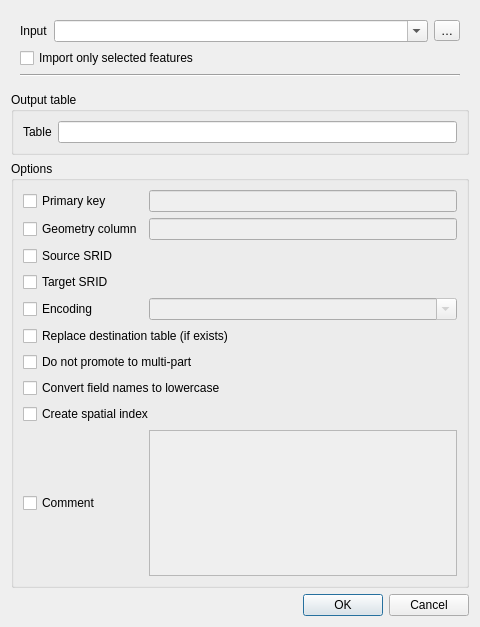
<?xml version="1.0" encoding="UTF-8"?>
<ui version="4.0">
 <class>QgsPostgresImportVectorLayerDialog</class>
 <widget class="QDialog" name="QgsPostgresImportVectorLayerDialog">
  <property name="geometry">
   <rect>
    <x>0</x>
    <y>0</y>
    <width>480</width>
    <height>627</height>
   </rect>
  </property>
  <property name="windowTitle">
   <string>Import vector layer</string>
  </property>
  <layout class="QVBoxLayout" name="verticalLayout">
   <item>
    <widget class="QWidget" name="mWdgInput" native="true">
     <layout class="QGridLayout" name="gridLayout_3">
      <item row="1" column="0">
       <widget class="QLabel" name="label_5">
        <property name="sizePolicy">
         <sizepolicy hsizetype="Fixed" vsizetype="Preferred">
          <horstretch>0</horstretch>
          <verstretch>0</verstretch>
         </sizepolicy>
        </property>
        <property name="text">
         <string>Input</string>
        </property>
       </widget>
      </item>
      <item row="2" column="0" colspan="4">
       <layout class="QHBoxLayout" name="horizontalLayout_2">
        <item>
         <widget class="QCheckBox" name="mChkSelectedFeatures">
          <property name="text">
           <string>Import only selected features</string>
          </property>
         </widget>
        </item>
        <item>
         <spacer name="horizontalSpacer">
          <property name="orientation">
           <enum>Qt::Horizontal</enum>
          </property>
          <property name="sizeHint" stdset="0">
           <size>
            <width>40</width>
            <height>20</height>
           </size>
          </property>
         </spacer>
        </item>
       </layout>
      </item>
      <item row="1" column="1" colspan="2">
       <widget class="QComboBox" name="mCboInputLayer">
        <property name="sizePolicy">
         <sizepolicy hsizetype="Expanding" vsizetype="Fixed">
          <horstretch>0</horstretch>
          <verstretch>0</verstretch>
         </sizepolicy>
        </property>
        <property name="editable">
         <bool>true</bool>
        </property>
        <property name="insertPolicy">
         <enum>QComboBox::NoInsert</enum>
        </property>
       </widget>
      </item>
      <item row="3" column="0" colspan="4">
       <widget class="Line" name="line">
        <property name="orientation">
         <enum>Qt::Horizontal</enum>
        </property>
       </widget>
      </item>
      <item row="1" column="3">
       <widget class="QToolButton" name="mBtnChooseInputFile">
        <property name="text">
         <string>…</string>
        </property>
       </widget>
      </item>
     </layout>
    </widget>
   </item>
   <item>
    <widget class="QGroupBox" name="mGroupBoxOutput">
     <property name="title">
      <string>Output table</string>
     </property>
     <layout class="QGridLayout" name="gridLayout_2">
      <item row="0" column="0">
       <widget class="QLabel" name="label_3">
        <property name="text">
         <string>Table</string>
        </property>
       </widget>
      </item>
      <item row="0" column="1">
       <widget class="QLineEdit" name="mEditTable"/>
      </item>
     </layout>
    </widget>
   </item>
   <item>
    <widget class="QGroupBox" name="mGroupBoxSettings">
     <property name="title">
      <string>Options</string>
     </property>
     <layout class="QGridLayout" name="gridLayout">
      <item row="5" column="0" colspan="2">
       <widget class="QCheckBox" name="mChkDropTable">
        <property name="text">
         <string>Replace destination table (if exists)</string>
        </property>
       </widget>
      </item>
      <item row="0" column="0">
       <widget class="QCheckBox" name="mChkPrimaryKey">
        <property name="text">
         <string>Primary key</string>
        </property>
       </widget>
      </item>
      <item row="0" column="1">
       <widget class="QLineEdit" name="mEditPrimaryKey">
        <property name="enabled">
         <bool>false</bool>
        </property>
       </widget>
      </item>
      <item row="1" column="0">
       <widget class="QCheckBox" name="mChkGeomColumn">
        <property name="text">
         <string>Geometry column</string>
        </property>
       </widget>
      </item>
      <item row="1" column="1">
       <widget class="QLineEdit" name="mEditGeomColumn">
        <property name="enabled">
         <bool>false</bool>
        </property>
       </widget>
      </item>
      <item row="4" column="0">
       <widget class="QCheckBox" name="mChkEncoding">
        <property name="toolTip">
         <string>Input layer encoding</string>
        </property>
        <property name="text">
         <string>Encoding</string>
        </property>
       </widget>
      </item>
      <item row="4" column="1">
       <widget class="QComboBox" name="mCboEncoding">
        <property name="enabled">
         <bool>false</bool>
        </property>
        <property name="editable">
         <bool>true</bool>
        </property>
       </widget>
      </item>
      <item row="7" column="0" colspan="2">
       <widget class="QCheckBox" name="mChkSinglePart">
        <property name="text">
         <string>Do not promote to multi-part</string>
        </property>
       </widget>
      </item>
      <item row="9" column="0" colspan="2">
       <widget class="QCheckBox" name="mChkSpatialIndex">
        <property name="text">
         <string>Create spatial index</string>
        </property>
       </widget>
      </item>
      <item row="8" column="0" colspan="2">
       <widget class="QCheckBox" name="mChkLowercaseFieldNames">
        <property name="text">
         <string>Convert field names to lowercase</string>
        </property>
       </widget>
      </item>
      <item row="3" column="0">
       <widget class="QCheckBox" name="mChkTargetSrid">
        <property name="text">
         <string>Target SRID</string>
        </property>
       </widget>
      </item>
      <item row="2" column="0">
       <widget class="QCheckBox" name="mChkSourceSrid">
        <property name="text">
         <string>Source SRID</string>
        </property>
       </widget>
      </item>
      <item row="10" column="0">
       <widget class="QCheckBox" name="mChkComment">
        <property name="text">
         <string>Comment</string>
        </property>
       </widget>
      </item>
      <item row="10" column="1">
       <widget class="QTextEdit" name="mEditComment">
        <property name="enabled">
         <bool>false</bool>
        </property>
       </widget>
      </item>
      <item row="2" column="1">
       <widget class="QgsProjectionSelectionWidget" name="mWidgetSourceSrid" native="true"/>
      </item>
      <item row="3" column="1">
       <widget class="QgsProjectionSelectionWidget" name="mWidgetTargetSrid" native="true"/>
      </item>
     </layout>
    </widget>
   </item>
   <item>
    <widget class="QDialogButtonBox" name="mButtonBox">
     <property name="orientation">
      <enum>Qt::Horizontal</enum>
     </property>
     <property name="standardButtons">
      <set>QDialogButtonBox::Cancel|QDialogButtonBox::Ok</set>
     </property>
    </widget>
   </item>
  </layout>
  <zorder>mGroupBoxSettings</zorder>
  <zorder>mButtonBox</zorder>
  <zorder>mGroupBoxOutput</zorder>
  <zorder>mWdgInput</zorder>
 </widget>
 <customwidgets>
  <customwidget>
   <class>QgsProjectionSelectionWidget</class>
   <extends>QWidget</extends>
   <header>qgsprojectionselectionwidget.h</header>
   <container>1</container>
  </customwidget>
 </customwidgets>
 <tabstops>
  <tabstop>mCboInputLayer</tabstop>
  <tabstop>mBtnChooseInputFile</tabstop>
  <tabstop>mChkSelectedFeatures</tabstop>
  <tabstop>mChkPrimaryKey</tabstop>
  <tabstop>mEditPrimaryKey</tabstop>
  <tabstop>mChkGeomColumn</tabstop>
  <tabstop>mEditGeomColumn</tabstop>
  <tabstop>mChkSourceSrid</tabstop>
  <tabstop>mChkTargetSrid</tabstop>
  <tabstop>mChkEncoding</tabstop>
  <tabstop>mCboEncoding</tabstop>
  <tabstop>mChkDropTable</tabstop>
  <tabstop>mChkSinglePart</tabstop>
  <tabstop>mChkLowercaseFieldNames</tabstop>
  <tabstop>mChkSpatialIndex</tabstop>
 </tabstops>
 <resources/>
 <connections>
  <connection>
   <sender>mButtonBox</sender>
   <signal>rejected()</signal>
   <receiver>QgsPostgresImportVectorLayerDialog</receiver>
   <slot>reject()</slot>
   <hints>
    <hint type="sourcelabel">
     <x>343</x>
     <y>617</y>
    </hint>
    <hint type="destinationlabel">
     <x>286</x>
     <y>274</y>
    </hint>
   </hints>
  </connection>
  <connection>
   <sender>mChkPrimaryKey</sender>
   <signal>toggled(bool)</signal>
   <receiver>mEditPrimaryKey</receiver>
   <slot>setEnabled(bool)</slot>
   <hints>
    <hint type="sourcelabel">
     <x>150</x>
     <y>212</y>
    </hint>
    <hint type="destinationlabel">
     <x>458</x>
     <y>213</y>
    </hint>
   </hints>
  </connection>
  <connection>
   <sender>mChkGeomColumn</sender>
   <signal>toggled(bool)</signal>
   <receiver>mEditGeomColumn</receiver>
   <slot>setEnabled(bool)</slot>
   <hints>
    <hint type="sourcelabel">
     <x>150</x>
     <y>240</y>
    </hint>
    <hint type="destinationlabel">
     <x>458</x>
     <y>241</y>
    </hint>
   </hints>
  </connection>
  <connection>
   <sender>mChkEncoding</sender>
   <signal>toggled(bool)</signal>
   <receiver>mCboEncoding</receiver>
   <slot>setEnabled(bool)</slot>
   <hints>
    <hint type="sourcelabel">
     <x>150</x>
     <y>323</y>
    </hint>
    <hint type="destinationlabel">
     <x>458</x>
     <y>324</y>
    </hint>
   </hints>
  </connection>
  <connection>
   <sender>mButtonBox</sender>
   <signal>accepted()</signal>
   <receiver>QgsPostgresImportVectorLayerDialog</receiver>
   <slot>accept()</slot>
   <hints>
    <hint type="sourcelabel">
     <x>470</x>
     <y>617</y>
    </hint>
    <hint type="destinationlabel">
     <x>479</x>
     <y>243</y>
    </hint>
   </hints>
  </connection>
  <connection>
   <sender>mChkComment</sender>
   <signal>toggled(bool)</signal>
   <receiver>mEditComment</receiver>
   <slot>setEnabled(bool)</slot>
   <hints>
    <hint type="sourcelabel">
     <x>147</x>
     <y>517</y>
    </hint>
    <hint type="destinationlabel">
     <x>211</x>
     <y>553</y>
    </hint>
   </hints>
  </connection>
 </connections>
</ui>
